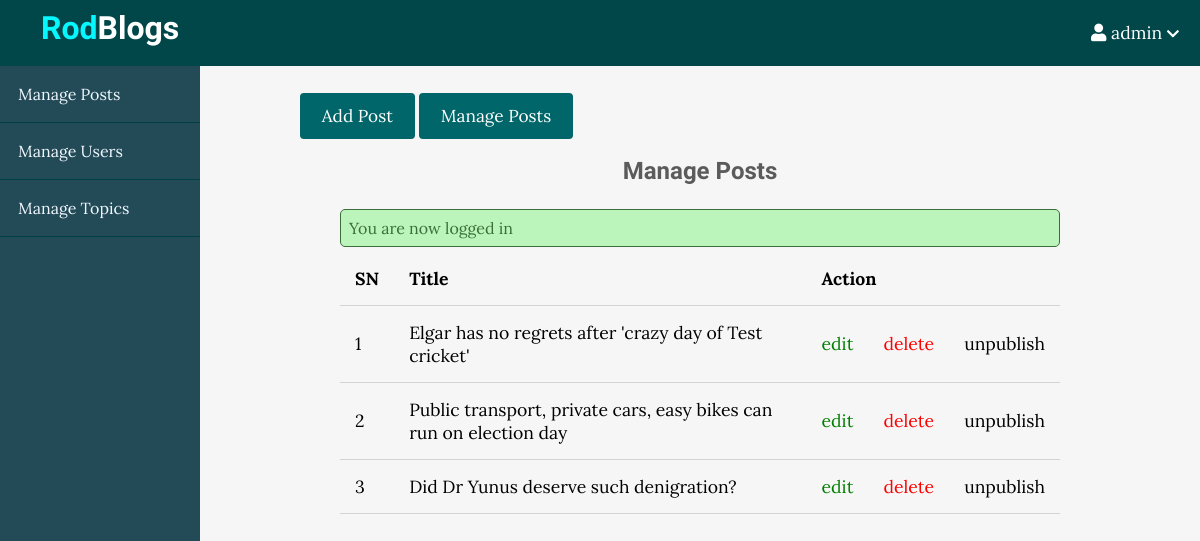
Screenshot of /admin/posts/index.php (signed in) with the database file from the repository.
### tables this page shows
CREATE TABLE `posts` (
  `id` int NOT NULL,
  `user_id` int NOT NULL,
  `topic_id` int DEFAULT NULL,
  `title` varchar(255) NOT NULL,
  `body` longtext NOT NULL,
  `published` tinyint NOT NULL,
  `created_at` datetime NOT NULL DEFAULT CURRENT_TIMESTAMP
);

### app/database/db.php (called while the page is built, shortened)
<?php
require('connect.php');
function selectAll($table, $conditions = [])
{
    global $conn;
    $sql = "SELECT * FROM $table";
    if (empty($conditions)) {
        $stmt = $conn->prepare($sql);
        $stmt->execute();
        $records = $stmt->get_result()->fetch_all(MYSQLI_ASSOC);
        return $records;
    }
}

### app/controllers/posts.php (called while the page is built, shortened)
<?php
include(ROOT_PATH . "/app/database/db.php");
$table = 'posts';
$posts = selectAll($table);

### admin/posts/index.php (the view, shortened to what this page needs)
<?php include(ROOT_PATH . "/app/controllers/posts.php");
?>
<!DOCTYPE html>
<html lang="en">
    <head>
        <link rel="stylesheet"
            href="https://use.fontawesome.com/releases/v5.7.2/css/all.css"
>
        <link rel="stylesheet" href="../../assets/css/style.css">
        <link rel="stylesheet" href="../../assets/css/admin.css">
    </head>
    <body>
    <?php include(ROOT_PATH . "/app/includes/adminHeader.php"); ?>
        <div class="admin-wrapper">
        <?php include(ROOT_PATH . "/app/includes/adminSidebar.php"); ?>
            <div class="admin-content">
                <div class="button-group">
                    <a href="create.php" class="btn btn-big">Add Post</a>
                    <a href="index.php" class="btn btn-big">Manage Posts</a>
                </div>
                <div class="content">
                    <h2 class="page-title">Manage Posts</h2>
                    <?php include(ROOT_PATH . "/app/includes/messages.php"); ?>
                    <table>
                        <thead>
                            <th>SN</th>
                            <th>Title</th>
                            <th colspan="3">Action</th>
                        </thead>
                        <tbody>
                            <?php foreach ($posts as $key => $post): ?>
                                <tr>
                                    <td><?php echo $key + 1; ?></td>
                                    <td><?php echo $post['title'] ?></td>
                                    <td><a href="edit.php?id=<?php echo $post['id']; ?>" class="edit">edit</a></td>
                                    <td><a href="edit.php?delete_id=<?php echo $post['id']; ?>" class="delete">delete</a></td>
                                    <?php if ($post['published']): ?>
                                        <td><a href="edit.php?published=0&p_id=<?php echo $post['id'] ?>" class="unpublish">unpublish</a></td>
                                    <?php else: ?>
                                        <td><a href="edit.php?published=1&p_id=<?php echo $post['id'] ?>" class="publish">publish</a></td>
                                    <?php endif; ?>
                                </tr>
                            <?php endforeach; ?>
                        </tbody>
                    </table>
                </div>
            </div>
        </div>
    </body>
</html>

### assets/css/style.css (style rules this page uses)
* { box-sizing: border-box; }
html, body { height: 100%; padding: 0px; margin: 0px; background: #f6f6f6; font-family: "Lora", serif; }
h1, h2, h3, h4, h5, h6 { font-family: "Candal", serif; color: #5c5b5b; margin: 5px; }
a { text-decoration: none; color: inherit; }
.btn { padding: 0.5rem 1rem; background: #006669; color: white; border: 1px solid transparent; border-radius: 0.25rem; font-size: 1.08em; font-family: "Lora", serif; }
.btn-big { padding: 0.7rem 1.3rem; line-height: 1.3rem; }
.content { width: 90%; margin: 30px auto 30px; }

### assets/css/admin.css (style rules this page uses)
.admin-wrapper { display: flex; height: calc(100% - 66px); }
.admin-wrapper .admin-content { flex: 8; height: 100%; padding: 40px 100px 100px; overflow-y: scroll; }
.admin-content .page-title { text-align: center; margin-bottom: 1.5rem; }
table { width: 100%; border-collapse: collapse; font-size: 1.1rem; }
th, td { padding: 15px; text-align: left; border-bottom: 1px solid #d3d3d3; }
.edit { color: green; }
.delete { color: red; }

### rows the page displays
posts: title "Elgar has no regrets after 'crazy day of Test cricket'"
posts: title "Public transport, private cars, easy bikes can run on election day"
posts: title "Did Dr Yunus deserve such denigration?"

### other values shown
$_SESSION['username'] "admin"
$_SESSION['message'] "You are now logged in"
